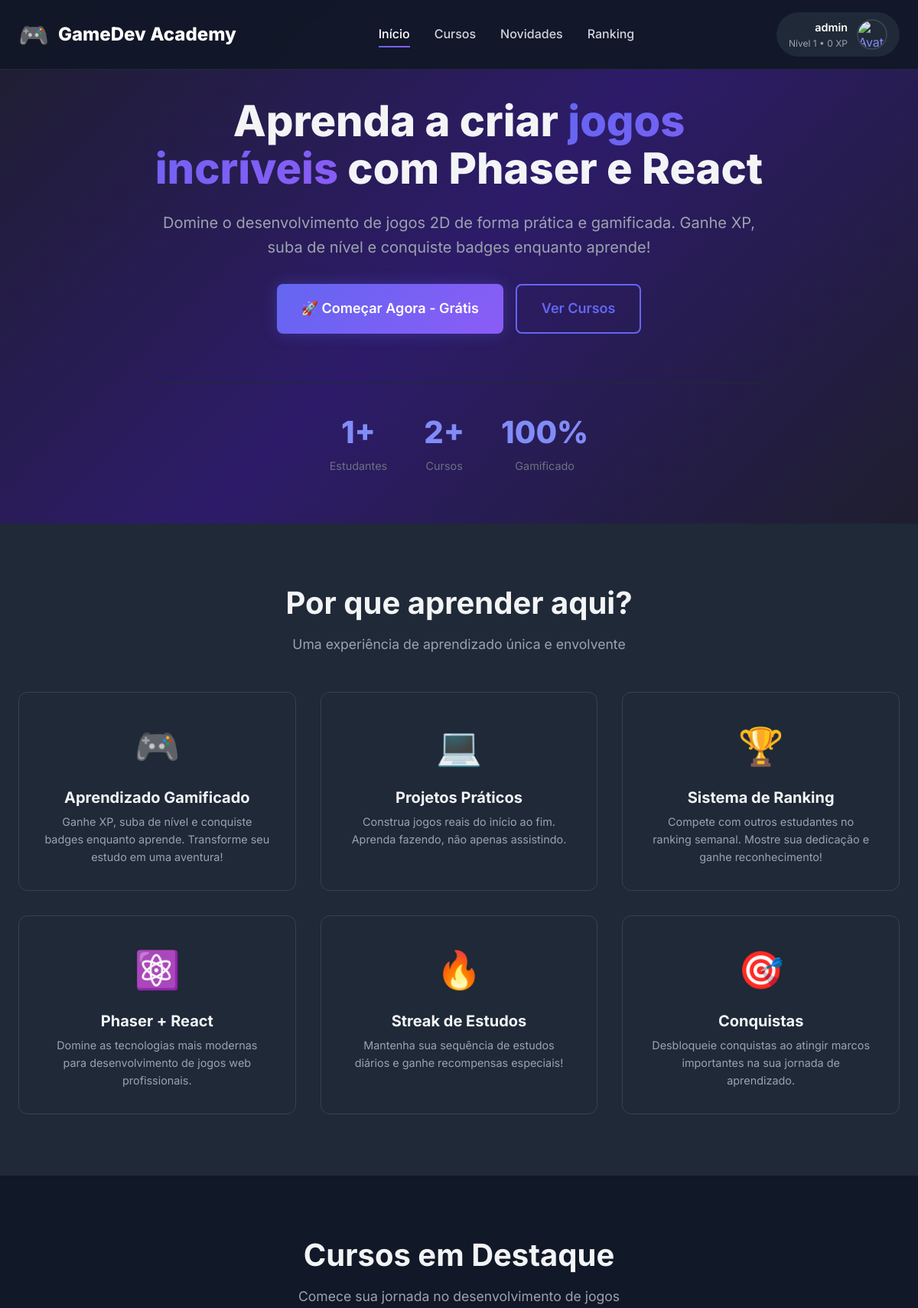
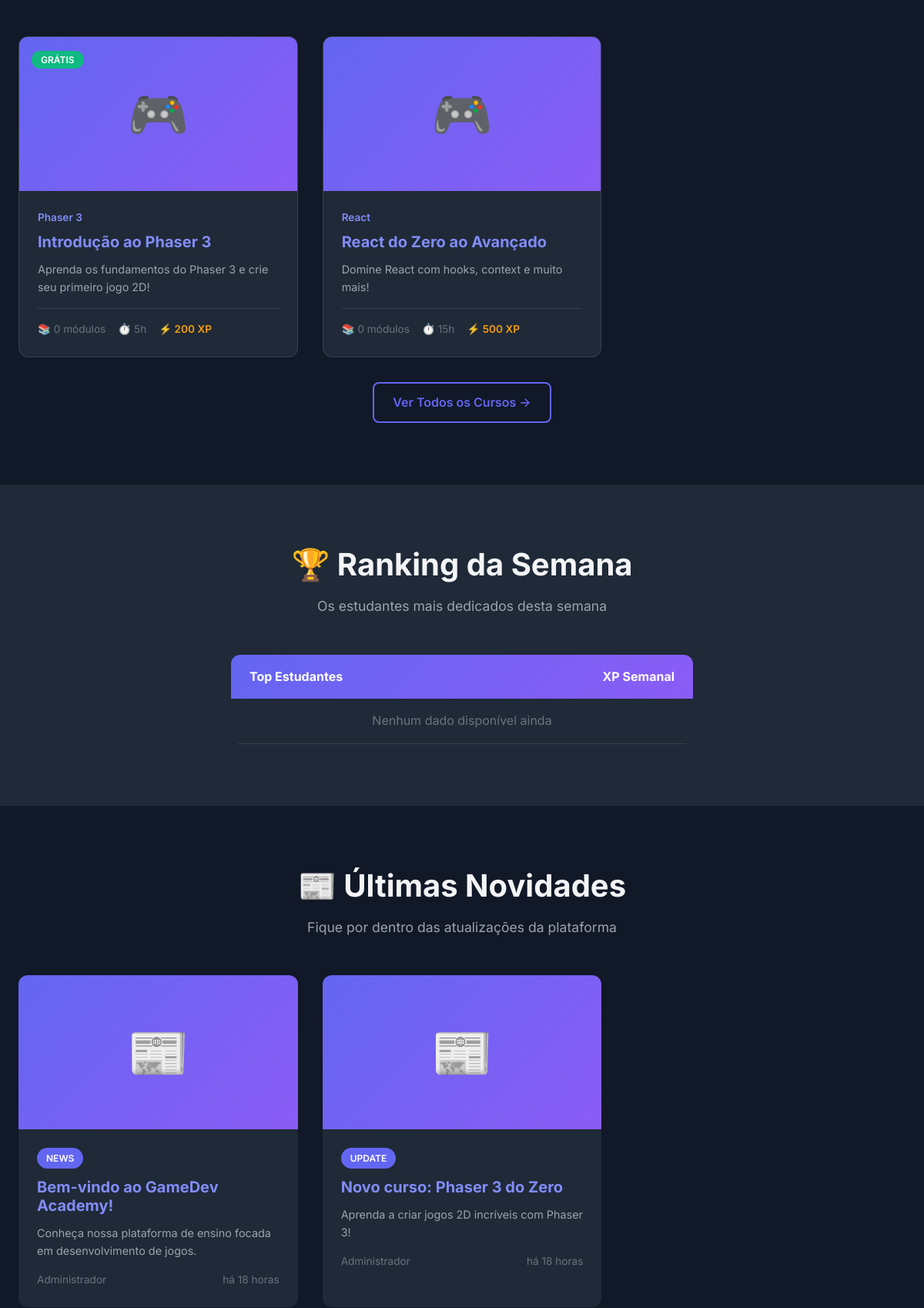
The page / (signed in, upper part) on the database its author committed (2 pictures, top to bottom).
### tables this page shows
CREATE TABLE users (
    id INT PRIMARY KEY AUTO_INCREMENT,
    username VARCHAR(50) UNIQUE NOT NULL,
    email VARCHAR(100) UNIQUE NOT NULL,
    password VARCHAR(255) NOT NULL,
    full_name VARCHAR(100) NOT NULL,
    avatar VARCHAR(255) DEFAULT 'default.png',
    role ENUM('student', 'instructor', 'admin') DEFAULT 'student',
    xp_total INT DEFAULT 0,
    level INT DEFAULT 1,
    streak_days INT DEFAULT 0,
    last_activity DATE,
    coins INT DEFAULT 0,
    bio TEXT,
    github_url VARCHAR(255),
    linkedin_url VARCHAR(255),
    is_active TINYINT(1) DEFAULT 1,
    email_verified TINYINT(1) DEFAULT 0,
    created_at TIMESTAMP DEFAULT CURRENT_TIMESTAMP,
    updated_at TIMESTAMP DEFAULT CURRENT_TIMESTAMP ON UPDATE CURRENT_TIMESTAMP
);

CREATE TABLE courses (
    id INT PRIMARY KEY AUTO_INCREMENT,
    category_id INT,
    title VARCHAR(200) NOT NULL,
    slug VARCHAR(200) UNIQUE NOT NULL,
    description TEXT,
    thumbnail VARCHAR(255),
    difficulty ENUM('beginner', 'intermediate', 'advanced') DEFAULT 'beginner',
    estimated_hours INT DEFAULT 0,
    xp_reward INT DEFAULT 100,
    coin_reward INT DEFAULT 10,
    is_free TINYINT(1) DEFAULT 0,
    price DECIMAL(10,2) DEFAULT 0.00,
    is_published TINYINT(1) DEFAULT 0,
    instructor_id INT,
    total_students INT DEFAULT 0,
    average_rating DECIMAL(3,2) DEFAULT 0.00,
    created_at TIMESTAMP DEFAULT CURRENT_TIMESTAMP,
    updated_at TIMESTAMP DEFAULT CURRENT_TIMESTAMP ON UPDATE CURRENT_TIMESTAMP,
    FOREIGN KEY (category_id) REFERENCES categories(id) ON DELETE SET NULL,
    FOREIGN KEY (instructor_id) REFERENCES users(id) ON DELETE SET NULL
);

CREATE TABLE categories (
    id INT PRIMARY KEY AUTO_INCREMENT,
    name VARCHAR(100) NOT NULL,
    slug VARCHAR(100) UNIQUE NOT NULL,
    description TEXT,
    icon VARCHAR(50),
    color VARCHAR(7) DEFAULT '#6366f1',
    created_at TIMESTAMP DEFAULT CURRENT_TIMESTAMP
);

CREATE TABLE news (
    id INT PRIMARY KEY AUTO_INCREMENT,
    title VARCHAR(200) NOT NULL,
    slug VARCHAR(200) UNIQUE NOT NULL,
    excerpt TEXT,
    content LONGTEXT,
    thumbnail VARCHAR(255),
    author_id INT,
    category ENUM('update', 'tutorial', 'news', 'event') DEFAULT 'news',
    is_featured TINYINT(1) DEFAULT 0,
    is_published TINYINT(1) DEFAULT 0,
    views INT DEFAULT 0,
    published_at TIMESTAMP NULL,
    created_at TIMESTAMP DEFAULT CURRENT_TIMESTAMP,
    updated_at TIMESTAMP DEFAULT CURRENT_TIMESTAMP ON UPDATE CURRENT_TIMESTAMP,
    FOREIGN KEY (author_id) REFERENCES users(id) ON DELETE SET NULL
);

### index.php (the view, shortened to what the rows shown need)
<?php
require_once 'config/database.php';
require_once 'classes/Database.php';
require_once 'classes/User.php';
require_once 'classes/Auth.php';
require_once 'classes/Course.php';
require_once 'classes/News.php';
require_once 'includes/functions.php';
$auth = new Auth();
$courseModel = new Course();
$newsModel = new News();
$featuredCourses = $courseModel->getFeatured(6);
$latestNews = $newsModel->getLatest(3);
?>
<!DOCTYPE html>
<html lang="pt-BR">
<head>
    <link rel="stylesheet" href="<?= asset('css/main.css') ?>">
</head>
<body>
    <nav class="navbar">
        <div class="navbar-container">
            <div class="navbar-actions">
                <?php if ($auth->isLoggedIn()): ?>
                    <?php $user = $auth->getCurrentUser(); ?>
                    <a href="<?= $auth->isAdmin() ? url('admin/') : url('user/') ?>" class="navbar-user">
                        <div class="navbar-user-info hide-mobile">
                            <div class="navbar-user-name"><?= escape($user['username']) ?></div>
                            <div class="navbar-user-level">Nível <?= $user['level'] ?> • <?= number_format($user['xp_total']) ?> XP</div>
                        </div>
                        <img src="<?= getAvatar($user['avatar']) ?>" alt="Avatar" class="avatar">
                    </a>
                <?php else: ?>
                    <a href="<?= url('login.php') ?>" class="btn btn-secondary btn-sm">Entrar</a>
                    <a href="<?= url('register.php') ?>" class="btn btn-primary btn-sm">Criar Conta</a>
                <?php endif; ?>
            </div>
        </div>
    </nav>
    <section class="hero">
        <div class="container">
            <div class="hero-content">
                <h1 class="hero-title">
                    Aprenda a criar <span class="text-gradient">jogos incríveis</span> com Phaser e React
                </h1>
            </div>
        </div>
    </section>
    <section class="section" style="background: var(--gray-800);">
        <div class="container">
            <div class="section-header">
                <h2 class="section-title">Por que aprender aqui?</h2>
            </div>
        </div>
    </section>
    <section class="section">
        <div class="container">
            <div class="section-header">
                <h2 class="section-title">Cursos em Destaque</h2>
            </div>
            <div class="courses-grid">
                <?php foreach ($featuredCourses as $course): ?>
                <a href="<?= url('course.php?slug=' . $course['slug']) ?>" class="course-card">
                    <div class="course-thumbnail">
                        <?php if ($course['thumbnail']): ?>
                            <img src="<?= url('uploads/courses/' . $course['thumbnail']) ?>" alt="<?= escape($course['title']) ?>">
                        <?php else: ?>
                            <div style="background: var(--gradient-primary); height: 100%; display: flex; align-items: center; justify-content: center; font-size: 4rem;">
                                🎮
                            </div>
                        <?php endif; ?>
                        <?php if ($course['is_free']): ?>
                            <div class="course-badge">
                                <span class="course-free-badge">GRÁTIS</span>
                            </div>
                        <?php endif; ?>
                    </div>
                    <div class="course-content">
                        <div class="course-category"><?= escape($course['category_name'] ?? 'Geral') ?></div>
                        <h3 class="course-title"><?= escape($course['title']) ?></h3>
                        <p class="course-description"><?= escape(truncate($course['description'], 100)) ?></p>
                        <div class="course-meta">
                            <span>📚 <?= $course['total_modules'] ?? 0 ?> módulos</span>
                            <span>⏱️ <?= $course['estimated_hours'] ?>h</span>
                            <span class="course-xp">⚡ <?= $course['xp_reward'] ?> XP</span>
                        </div>
                    </div>
                </a>
                <?php endforeach; ?>
            </div>
        </div>
    </section>
    <section class="section" id="leaderboard" style="background: var(--gray-800);">
        <div class="container">
            <div class="section-header">
                <h2 class="section-title">🏆 Ranking da Semana</h2>
            </div>
        </div>
    </section>
    <?php if (!empty($latestNews)): ?>
    <section class="section">
        <div class="container">
            <div class="section-header">
                <h2 class="section-title">📰 Últimas Novidades</h2>
            </div>
            <div class="news-grid">
                <?php foreach ($latestNews as $news): ?>
                <a href="<?= url('news/' . $news['slug']) ?>" class="news-card">
                    <div class="news-thumbnail">
                        <?php if ($news['thumbnail']): ?>
                            <img src="<?= url('uploads/news/' . $news['thumbnail']) ?>" alt="">
                        <?php else: ?>
                            📰
                        <?php endif; ?>
                    </div>
                    <div class="news-content">
                        <span class="news-category"><?= escape($news['category']) ?></span>
                        <h3 class="news-title"><?= escape($news['title']) ?></h3>
                        <p class="news-excerpt"><?= escape(truncate($news['excerpt'], 120)) ?></p>
                        <div class="news-meta">
                            <span><?= escape($news['author_name'] ?? 'Admin') ?></span>
                            <span><?= timeAgo($news['published_at'] ?? $news['created_at']) ?></span>
                        </div>
                    </div>
                </a>
                <?php endforeach; ?>
            </div>
        </div>
    </section>
    <?php endif; ?>
</body>
</html>

### rows shown on the page
users: username "admin", level "1", xp_total "0"
courses: is_free "GRÁTIS", category.name "Phaser 3", title "Introdução ao Phaser 3", description "Aprenda os fundamentos do Phaser 3 e crie seu primeiro jogo 2D!", total_modules "0", estimated_hours "5", xp_reward "200"
courses: category.name "React", title "React do Zero ao Avançado", description "Domine React com hooks, context e muito mais!", total_modules "0", estimated_hours "15", xp_reward "500"
news: category "NEWS", title "Bem-vindo ao GameDev Academy!", excerpt "Conheça nossa plataforma de ensino focada em desenvolvimento de jogos.", author.full_name "Administrador", published_at "há 18 horas"
news: category "UPDATE", title "Novo curso: Phaser 3 do Zero", excerpt "Aprenda a criar jogos 2D incríveis com Phaser 3!", author.full_name "Administrador", published_at "há 18 horas"

### other values the page prints
$totalUsers "1"
$totalCourses "2"
